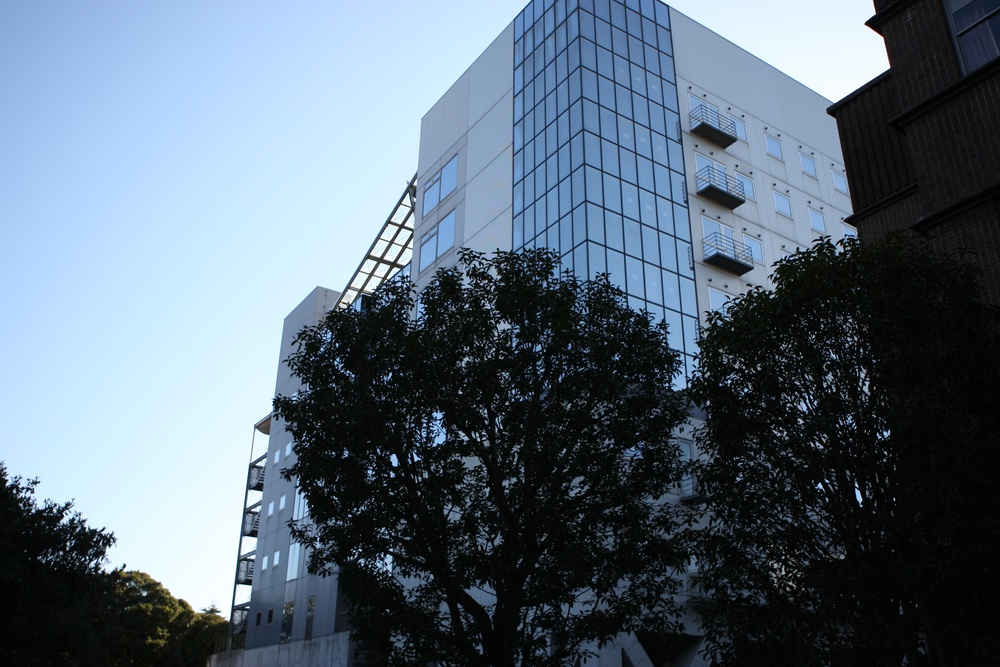
%> input picture im030.jpg, 1000 x 667 px, shrunk from 3888 x 2592 before the run
$ octave HW1_Q1_2.m   (GNU Octave 9; MATLAB toolbox functions it lacks are replaced by stand-ins)
%> lines starting %> are read from the running program, lines starting %| are printed output that depends on the picture; in (x1, y1, x2, y2) boxes, pixels count from 0 and x2, y2 are one past the last pixel; in counts of white or black regions, pixels touching at a corner belong together; the program's own positions count from 1
%%%%%%%%%%%%%%%%%%%%%%%%%%%
%Shayan Fazeli - 91102171 %
%Image Processing         %
%Fall 2015                %
%%%%%%%%%%%%%%%%%%%%%%%%%%%

%Script Starts:
clear all;
clc;
%disp('Script is running... Click to continue');
%pause;

%%%%%%%%%%%%%%%%%%%%%%%%%%%%%%%%%%%%%%%%%%%%%%%%%%%%%%
%First, we have to process 'im030.jpg':
disp('im030.jpg is being processed...');
%reading the input image:
image = imread('im030.jpg');
%> image is the input picture: size 667x1000x3 uint8; mean R, G, B 92.3, 107.8, 122.1
%showing the original image:
subplot(1,2,1);
imshow(image); title('Original Image');
%processing the image:
gray = rgb2gray(image);
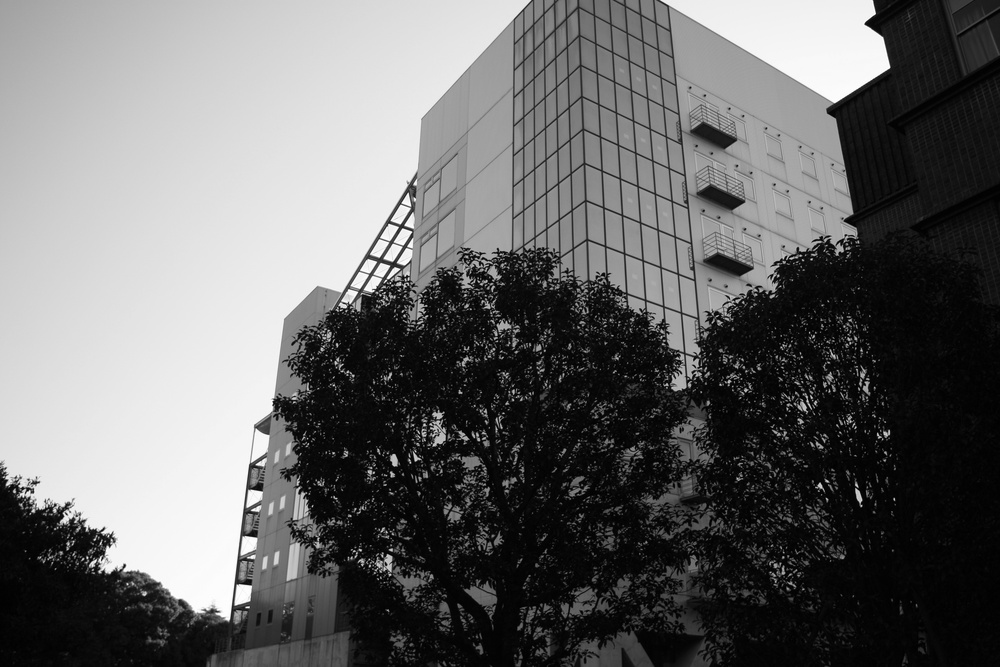
%> gray: size 667x1000 uint8; min 0, max 255, mean 104.8
indices = gray>60;
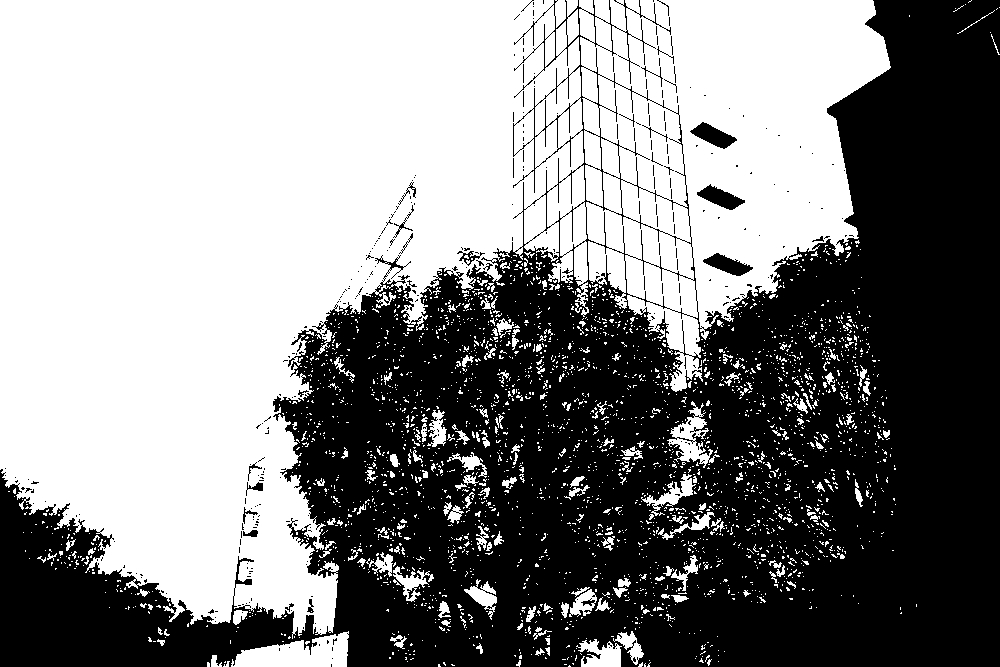
%> indices: size 667x1000 logical; 53.1% white; 357 black regions (331 under 20 px), largest, box (x1, y1, x2, y2) and area: (0, 0, 1000, 667) 308865, (690, 122, 737, 149) 607, (697, 184, 745, 210) 594
indices = cat(3,cat(3,indices,indices),indices);
image(indices) = uint8(255*((double(image(indices))/255).^0.9));
image(~indices) = uint8(255*((double(image(~indices))/255).^0.5));
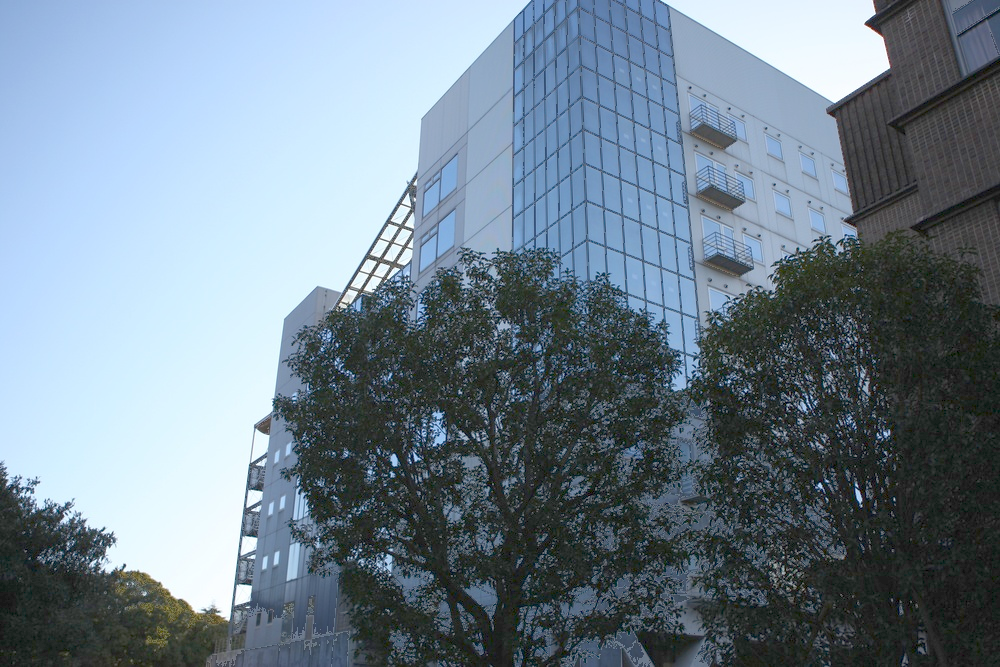
%> image: size 667x1000x3 uint8; mean R, G, B 113.2, 130.1, 143.3
processed_image=image;
subplot(1,2,2);
imshow(processed_image); title('Processed Image');
imwrite(processed_image,'HW1_Q1_2.jpg');
%%%%%%%%%%%%%%%%%%%%%%%%%%%%%%%%%%%%%%%%%%%%%%%%%%%%%%%
